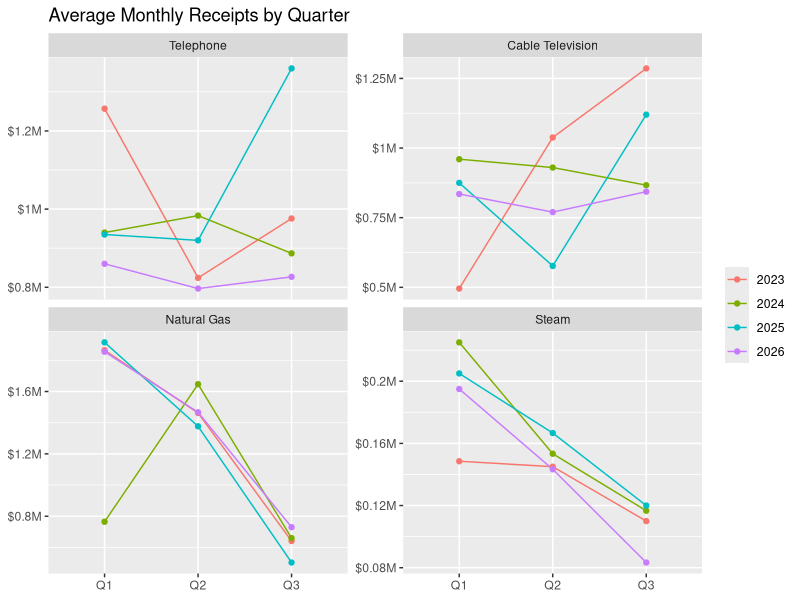
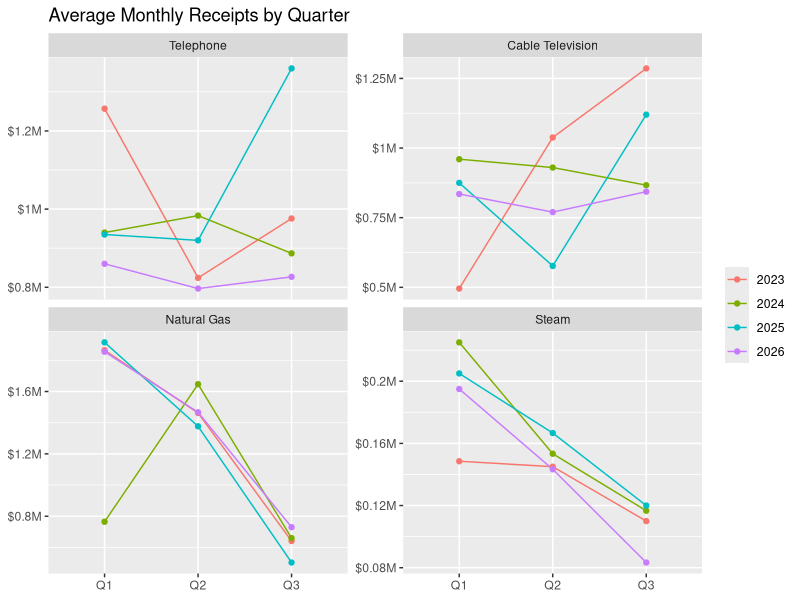

Recreate these plots in R, in order.
# Average monthly receipts by quarter, 2023-2026
# Year-to-date receipts ($M) from the published quarterly revenue reports (2026 Q3 from the draft).
# Q1 covers 2 months of obligations (Jan-Feb); Q2 and Q3 cover 3 months each.
library(ggplot2)

ytd <- data.frame(
  tax  = rep(c("Telephone", "Cable Television", "Natural Gas", "Steam"), each = 4),
  year = rep(2023:2026, times = 4),
  q1   = c(2.514, 1.88, 1.87, 1.72,   0.991, 1.92, 1.75, 1.67,   3.729, 1.53, 3.83, 3.71,   0.297, 0.45, 0.41, 0.39),
  h1   = c(4.986, 4.83, 4.63, 4.11,   4.105, 4.71, 3.48, 3.98,   8.116, 6.47, 7.96, 8.11,   0.732, 0.91, 0.91, 0.82),
  q3   = c(7.914, 7.49, 8.71, 6.59,   7.963, 7.31, 6.84, 6.51,  10.040, 8.45, 9.47, 10.30,  1.062, 1.26, 1.27, 1.07)
)

monthly <- rbind(
  data.frame(tax = ytd$tax, year = ytd$year, quarter = "Q1", value = ytd$q1 / 2),
  data.frame(tax = ytd$tax, year = ytd$year, quarter = "Q2", value = (ytd$h1 - ytd$q1) / 3),
  data.frame(tax = ytd$tax, year = ytd$year, quarter = "Q3", value = (ytd$q3 - ytd$h1) / 3)
)
monthly$tax  <- factor(monthly$tax, levels = c("Telephone", "Cable Television", "Natural Gas", "Steam"))
monthly$year <- factor(monthly$year)

p <- ggplot(monthly, aes(quarter, value, colour = year, group = year)) +
  geom_line() +
  geom_point() +
  facet_wrap(~ tax, scales = "free_y") +
  scale_y_continuous(labels = function(x) paste0("$", x, "M")) +
  labs(title = "Average Monthly Receipts by Quarter", x = NULL, y = NULL, colour = NULL)

print(p)
ggsave("monthly_receipts_by_quarter.png", p, width = 8, height = 5.5, dpi = 150)
